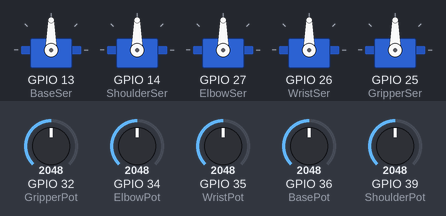
The sketch below on a simulated ESP32. Parts: 5 × servo. The inputs (shaded band) are chosen by the test bench; at power-on: GPIO 32 (GripperPot) = 2048, GPIO 34 (ElbowPot) = 2048, GPIO 35 (WristPot) = 2048, GPIO 36 (BasePot) = 2048, GPIO 39 (ShoulderPot) = 2048.

Above: at 1.2 s.
1.3 s: GPIO 32 (GripperPot) set to 2866
At 2.5 s:
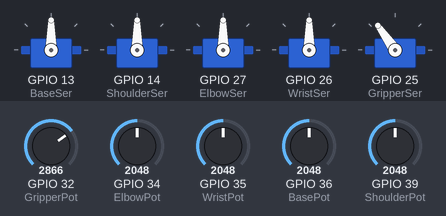
2.8 s: GPIO 34 (ElbowPot) set to 2866
At 3.8 s:
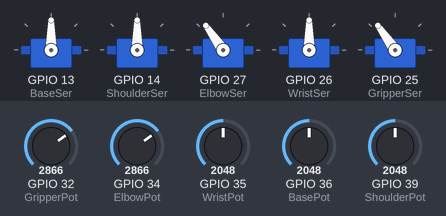
4.3 s: GPIO 35 (WristPot) set to 2866
At 5.0 s:
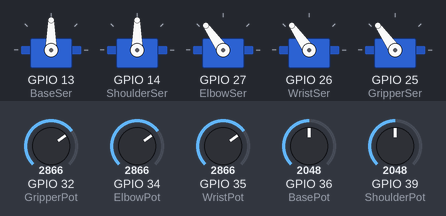
5.8 s: GPIO 36 (BasePot) set to 2866
At 6.2 s:
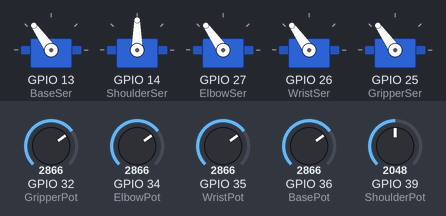
7.3 s: GPIO 39 (ShoulderPot) set to 2866
At 8.3 s:
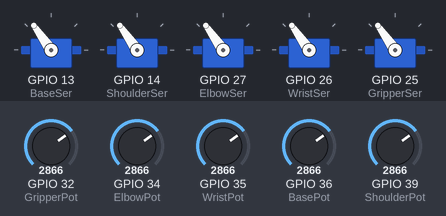
8.8 s: GPIO 32 (GripperPot) set to 3972
At 9.5 s:
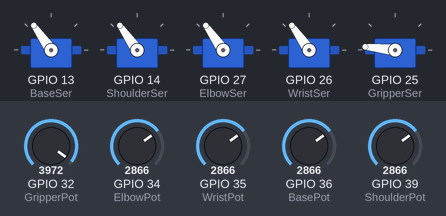
Timing chart, 0 to 11.3 s (numbered marks = the images above; inputs shaded):
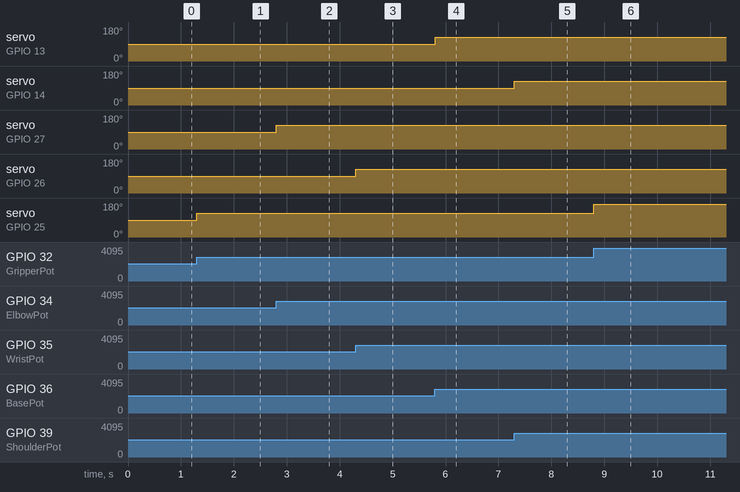

The sketch:

PotentiometerRoboticArm.ino
```cpp
#include <ESP32Servo.h>

Servo Base;
Servo Shoulder;
Servo Elbow;
Servo Wrist;
Servo Gripper;

const int BaseSer = 13;
const int ShoulderSer = 14;
const int ElbowSer = 27;
const int WristSer = 26;
const int GripperSer = 25;

const int BasePot = 36;
const int ShoulderPot = 39;
const int ElbowPot = 34;
const int WristPot = 35;
const int GripperPot = 32;

void setup() {
  Base.attach(BaseSer);
  Shoulder.attach(ShoulderSer);
  Elbow.attach(ElbowSer);
  Wrist.attach(WristSer);
  Gripper.attach(GripperSer);


}

void loop() {
  int BaseVal = analogRead(BasePot);
  int BasePos = map(BaseVal, 0, 4095, 0, 180);
  Base.write(BasePos);

  int ShoulderVal = analogRead(ShoulderPot);
  int ShoulderPos = map(ShoulderVal, 0, 4095, 0, 180);
  Shoulder.write(ShoulderPos);

  int ElbowVal = analogRead(ElbowPot);
  int ElbowPos = map(ElbowVal, 0, 4095, 0, 180);
  Elbow.write(ElbowPos);

  int WristVal = analogRead(WristPot);
  int WristPos = map(WristVal, 0, 4095, 0, 180);
  Wrist.write(WristPos);

  int GripperVal = analogRead(GripperPot);
  int GripperPos = map(GripperVal, 0, 4095, 0, 180);
  Gripper.write(GripperPos);

  delay(10);
}
```

Measured:
- after the input at 1.3 s, servo on GPIO 25 (GripperSer): 90° → 125° at once
- after the input at 2.8 s, servo on GPIO 27 (ElbowSer): 90° → 125° at once
- after the input at 4.3 s, servo on GPIO 26 (WristSer): 90° → 125° at once
- after the input at 5.8 s, servo on GPIO 13 (BaseSer): 90° → 125° at once
- after the input at 7.3 s, servo on GPIO 14 (ShoulderSer): 90° → 125° at once
- after the input at 8.8 s, servo on GPIO 25 (GripperSer): 125° → 174° at once
